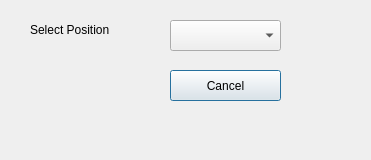
<?xml version="1.0" encoding="UTF-8"?>
<ui version="4.0">
 <class>Cancel</class>
 <widget class="QDialog" name="Cancel">
  <property name="geometry">
   <rect>
    <x>0</x>
    <y>0</y>
    <width>371</width>
    <height>160</height>
   </rect>
  </property>
  <property name="windowTitle">
   <string>Cancel Slot Booking</string>
  </property>
  <widget class="QLabel" name="label">
   <property name="geometry">
    <rect>
     <x>30</x>
     <y>20</y>
     <width>111</width>
     <height>20</height>
    </rect>
   </property>
   <property name="text">
    <string>Select Position</string>
   </property>
  </widget>
  <widget class="QComboBox" name="comboBox">
   <property name="geometry">
    <rect>
     <x>170</x>
     <y>20</y>
     <width>111</width>
     <height>31</height>
    </rect>
   </property>
  </widget>
  <widget class="QPushButton" name="btnUpdate">
   <property name="geometry">
    <rect>
     <x>170</x>
     <y>70</y>
     <width>111</width>
     <height>31</height>
    </rect>
   </property>
   <property name="text">
    <string>Cancel</string>
   </property>
  </widget>
  <widget class="QLabel" name="labelinfo">
   <property name="geometry">
    <rect>
     <x>80</x>
     <y>120</y>
     <width>201</width>
     <height>20</height>
    </rect>
   </property>
   <property name="text">
    <string/>
   </property>
  </widget>
 </widget>
 <resources/>
 <connections/>
</ui>
